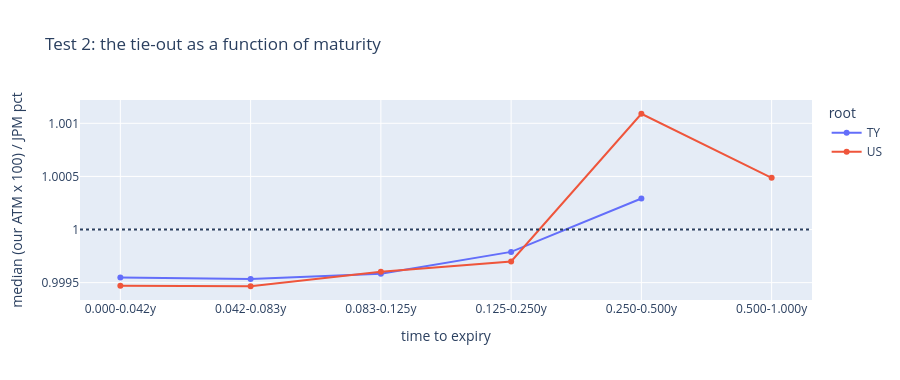

Notebook source saved alongside this figure:
### Code cell
fig = px.line(tte_prof, x="tte_bucket", y="med_ratio", color="root", markers=True,
              height=380, labels={"med_ratio": "median (our ATM x 100) / JPM pct",
                                  "tte_bucket": "time to expiry"},
              title="Test 2: the tie-out as a function of maturity")
fig.add_hline(y=1.0, line_dash="dot")
fig.show()

VERDICT["test2_atm_units"] = {
    "per_root": t2.round(6).to_dict("index"),
    "tte_profile": tte_prof.round(6).to_dict("records"),
}

### Figure 1 — Plotly figure (JSON) as saved in the notebook; plotly's stock layout.template omitted (floating-point values rounded to 4 significant figures)
{"data": [{"hovertemplate": "root=TY<br>time to expiry=%{x}<br>median (our ATM x 100) / JPM pct=%{y}<extra></extra>", "legendgroup": "TY", "line": {"color": "#636efa", "dash": "solid"}, "marker": {"symbol": "circle"}, "mode": "lines+markers", "name": "TY", "orientation": "v", "showlegend": true, "type": "scatter", "x": ["0.000-0.042y", "0.042-0.083y", "0.083-0.125y", "0.125-0.250y", "0.250-0.500y"], "xaxis": "x", "y": [0.9995, 0.9995, 0.9996, 0.9998, 1.0], "yaxis": "y"}, {"hovertemplate": "root=US<br>time to expiry=%{x}<br>median (our ATM x 100) / JPM pct=%{y}<extra></extra>", "legendgroup": "US", "line": {"color": "#EF553B", "dash": "solid"}, "marker": {"symbol": "circle"}, "mode": "lines+markers", "name": "US", "orientation": "v", "showlegend": true, "type": "scatter", "x": ["0.000-0.042y", "0.042-0.083y", "0.083-0.125y", "0.125-0.250y", "0.250-0.500y", "0.500-1.000y"], "xaxis": "x", "y": [0.9995, 0.9995, 0.9996, 0.9997, 1.001, 1.0], "yaxis": "y"}], "layout": {"height": 380, "legend": {"title": {"text": "root"}, "tracegroupgap": 0}, "shapes": [{"line": {"dash": "dot"}, "type": "line", "x0": 0, "x1": 1, "xref": "x domain", "y0": 1.0, "y1": 1.0, "yref": "y"}], "title": {"text": "Test 2: the tie-out as a function of maturity"}, "xaxis": {"anchor": "y", "domain": [0.0, 1.0], "title": {"text": "time to expiry"}}, "yaxis": {"anchor": "x", "domain": [0.0, 1.0], "title": {"text": "median (our ATM x 100) / JPM pct"}}}}
